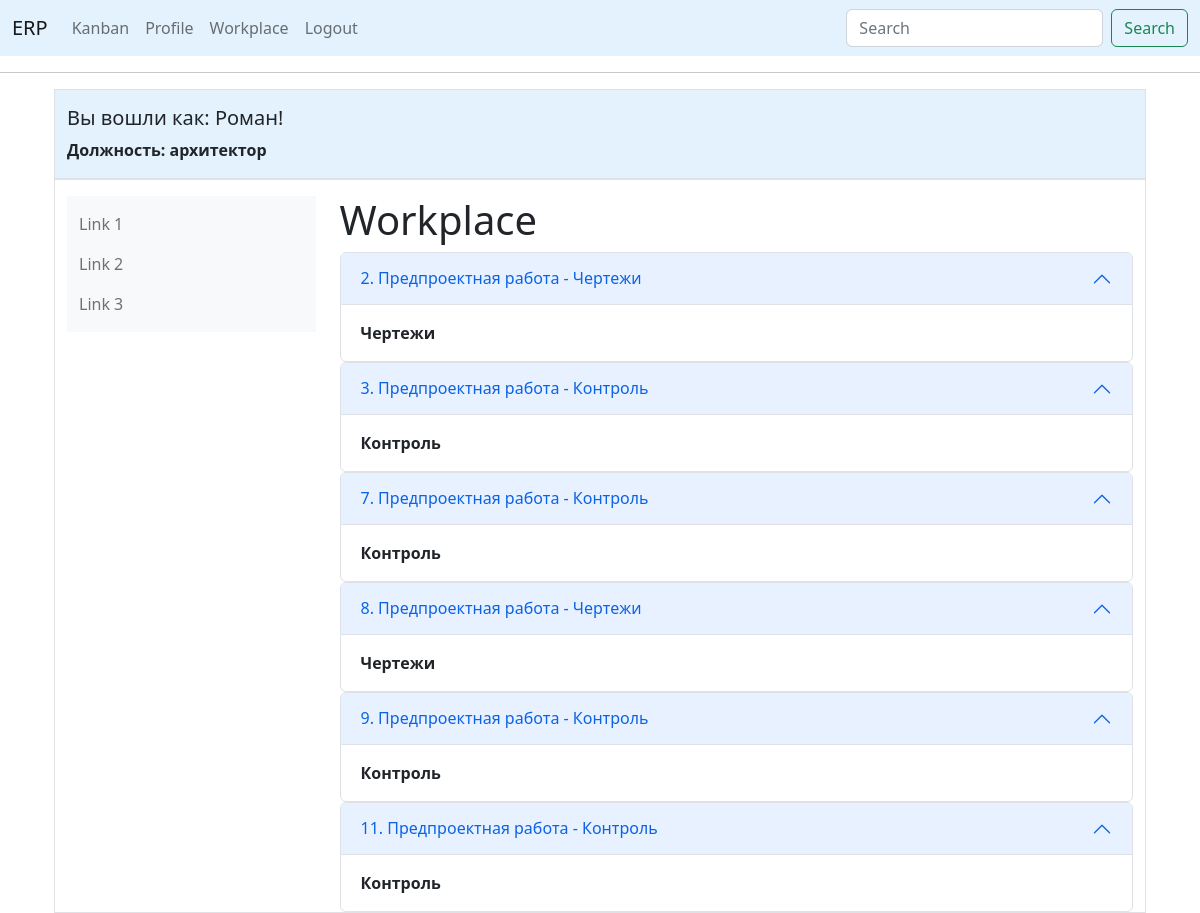
/workplace (signed in), run on an earlier commit of the app's database.
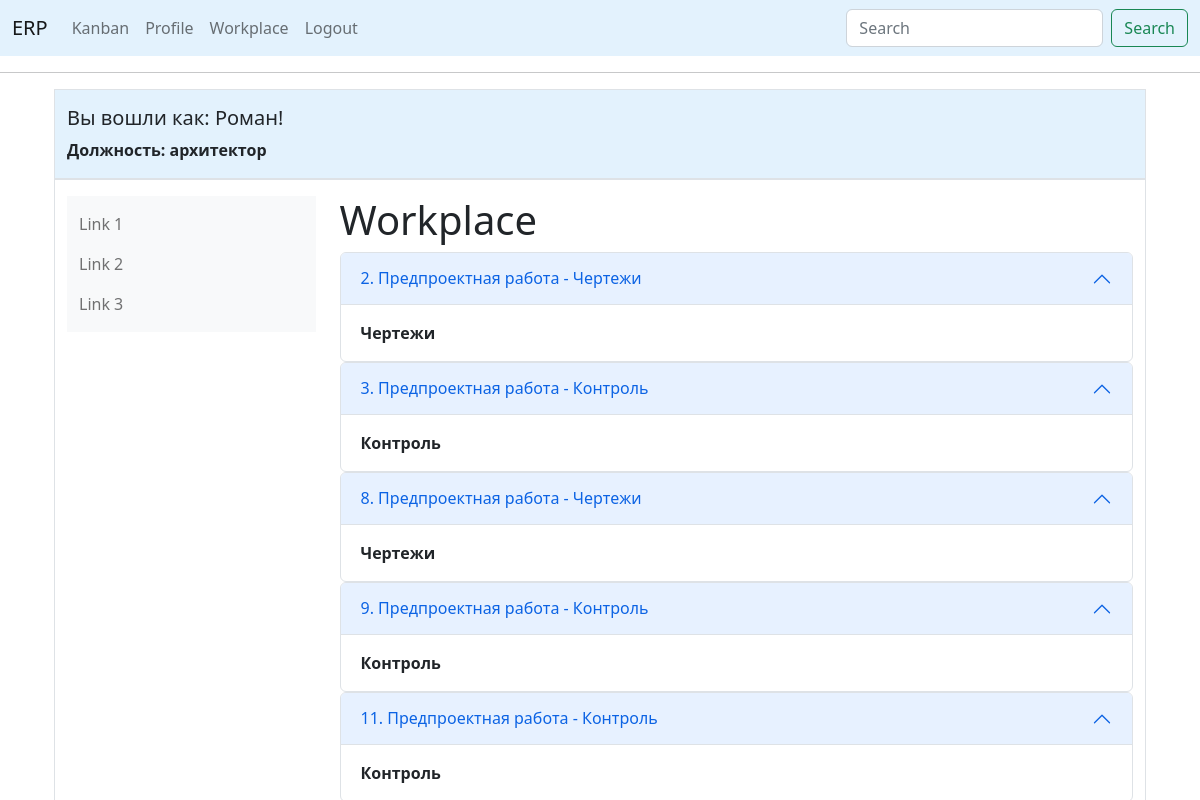
And on a later commit of the database.
### app/models.py (models this page shows, shortened)
class User(UserMixin, db.Model):
    id = db.Column(db.Integer, primary_key=True)
    first_name = db.Column(db.String(150), index=True)
    last_name = db.Column(db.String(150), index=True)
    phone = db.Column(db.String(120), index=True, unique=True)
    username = db.Column(db.String(64), index=True, unique=True)
    password_hash = db.Column(db.String(128))
    specialization_id = db.Column(db.Integer, db.ForeignKey('specialization.id'), nullable=False)
    posts = db.relationship('Post', backref='author', lazy='dynamic')
    followed = db.relationship(
        'User', secondary=followers,
        primaryjoin=(followers.c.follower_id == id),
        secondaryjoin=(followers.c.followed_id == id),
        backref=db.backref('followers', lazy='dynamic'), lazy='dynamic')

class Specialization(db.Model):
    id = db.Column(db.Integer, primary_key=True)
    job_departmet = db.Column(db.String(200), index=True)
    job_title = db.Column(db.String(150), index=True, unique=True)
    users = db.relationship('User', backref='employee',
                            lazy=True)  # this is not a table field, the code sets the relation of the specialization

class PreProduct(db.Model):
    id = db.Column(db.Integer, primary_key=True)
    number_order_client = db.Column(db.Integer, db.ForeignKey('order_client.id'), nullable=False)
    work_type = db.Column(db.Integer, db.ForeignKey('works.id'), nullable=False)
    set_worker = db.Column(db.Integer, db.ForeignKey('user.id'))
    work = db.relationship('Works', backref='work', lazy='subquery')
    worker = db.relationship('User', backref='worker', lazy='subquery')

class Works(db.Model):
    id = db.Column(db.Integer, primary_key=True)
    work_title = db.Column(db.String(150))
    work_type = db.Column(db.String(150))

### app/routes.py (the view)
@app.route('/workplace', methods=['GET', 'POST'])
@login_required
def workplace():
    order_manufacture = PreProduct.query.filter_by(set_worker=current_user.id).all()
    return render_template("workplace.html", title='Workplace', order_manufacture=order_manufacture)

### app/models.py (called while the page is built)
@login.user_loader
def load_user(id):
    return User.query.get(int(id))

### app/templates/workplace.html
{% if current_user.specialization_id is ne(2)%}
{% extends "base_bootstrap.html" %}
{% else %}
{% extends "base.html" %}
{% endif %}
{% block content %}
<h1>Workplace</h1>
{% for order in order_manufacture %}
<div class="accordion" id="accordionPanelsStayOpenExample">
  <div class="accordion-item">
    <h2 class="accordion-header" id="panelsStayOpen-headingOne">
      <button class="accordion-button" type="button" data-bs-toggle="collapse" data-bs-target="#panelsStayOpen-collapseOne" aria-expanded="true" aria-controls="panelsStayOpen-collapseOne">
        {{order.id}}. {{order.work.work_title}} - {{order.work.work_type}}
      </button>
    </h2>
    <div id="panelsStayOpen-collapseOne" class="accordion-collapse collapse show" aria-labelledby="panelsStayOpen-headingOne">
      <div class="accordion-body">
        <strong>{{order.work.work_type}}</strong>
      </div>
    </div>
  </div>
</div>
{% endfor%}
{% endblock %}

### app/templates/base_bootstrap.html (shortened to what this page needs)
<!doctype html>
<html>
<link href="https://cdn.jsdelivr.net/npm/bootstrap@5.2.3/dist/css/bootstrap.min.css" rel="stylesheet"
>
<head>
    <nav class="navbar navbar-expand-lg bg-body-tertiary" style="background-color: #e3f2fd;">
        <div class="container-fluid">
            <a class="navbar-brand" href="{{ url_for('index') }}">ERP</a>
            <div class="collapse navbar-collapse" id="navbarSupportedContent">
                <ul class="navbar-nav me-auto mb-2 mb-lg-0">
                    {% if current_user.is_anonymous %}
                    <li class="nav-item">
                        <a class="nav-link active" aria-current="page" href="{{ url_for('index') }}">Home</a>
                    </li>
                    <li class="nav-item">
                        <a class="nav-link" href="{{ url_for('login') }}">Login</a>
                    </li>
                    {% else %}
                    <li class="nav-item">
                        <a class="nav-link" href="{{ url_for('kanban') }}">Kanban</a>
                    </li>
                    <li class="nav-item">
                        <a class="nav-link" href="{{ url_for('user', username=current_user.username) }}">Profile</a>
                    </li>
                    <li class="nav-item">
                        <a class="nav-link" href="{{ url_for('workplace') }}">Workplace</a>
                    </li>
                    <li class="nav-item">
                        <a class="nav-link" href="{{ url_for('logout') }}">Logout</a>
                    </li>
                </ul>
                <form class="d-flex" role="search">
                    <input class="form-control me-2" type="search" placeholder="Search" aria-label="Search">
                    <button class="btn btn-outline-success" type="submit">Search</button>
                </form>
                {% endif %}
            </div>
        </div>
    </nav>
    <hr>
    <div class="container mt-3">
    <div class="container mt-3">
</head>
<body>
<div class="container-sm pt-3 border " style="background-color: #e3f2fd">
    <div>
        {% if current_user.is_authenticated %}
        <h5> Вы вошли как: {{ current_user.first_name }}!</h5>
        <p><strong>Должность: {{current_user.employee.job_title}}</strong></p>
        {% endif %}
    </div>
</div>
<div class="container-sm pt-3 border ">
    <div class="row">
        <div class="col-sm-3">
            <nav class="navbar bg-light">
                <div class="container-fluid">
                    <ul class="navbar-nav">
                        <li class="nav-item">
                            <a class="nav-link" href="#">Link 1</a>
                        </li>
                        <li class="nav-item">
                            <a class="nav-link" href="#">Link 2</a>
                        </li>
                        <li class="nav-item">
                            <a class="nav-link" href="#">Link 3</a>
                        </li>
                    </ul>
                </div>
            </nav>
        </div>
        <div class="col-sm-9">
            {% block content %}{% endblock %}
        </div>
    </div>
</div>
</body>
</html>

What changed in the data, as far as the page shows it:
no longer on this page (row edited): PreProduct: id "7", work.work_title "Предпроектная работа", work.work_type "Контроль"
